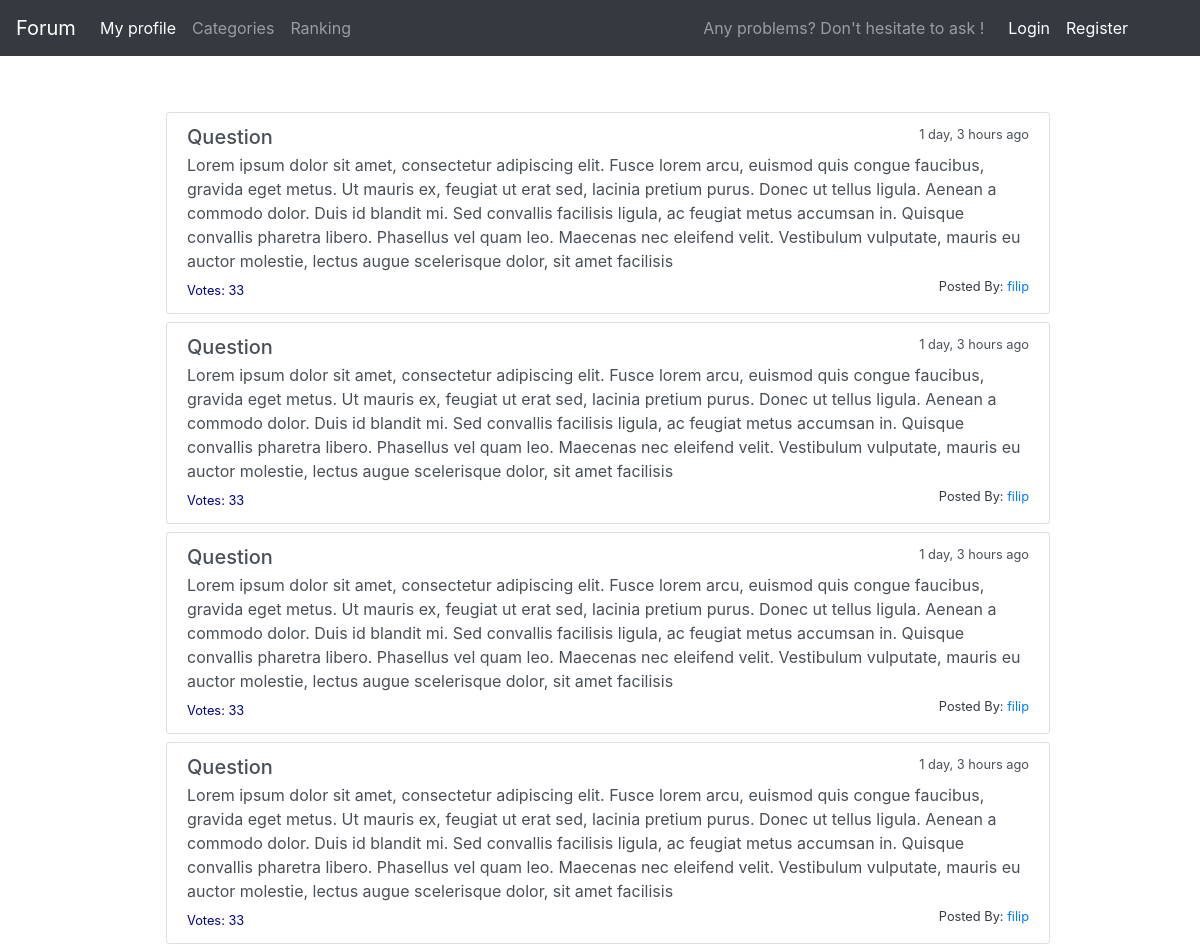
Before: / (upper part) with the older database file.
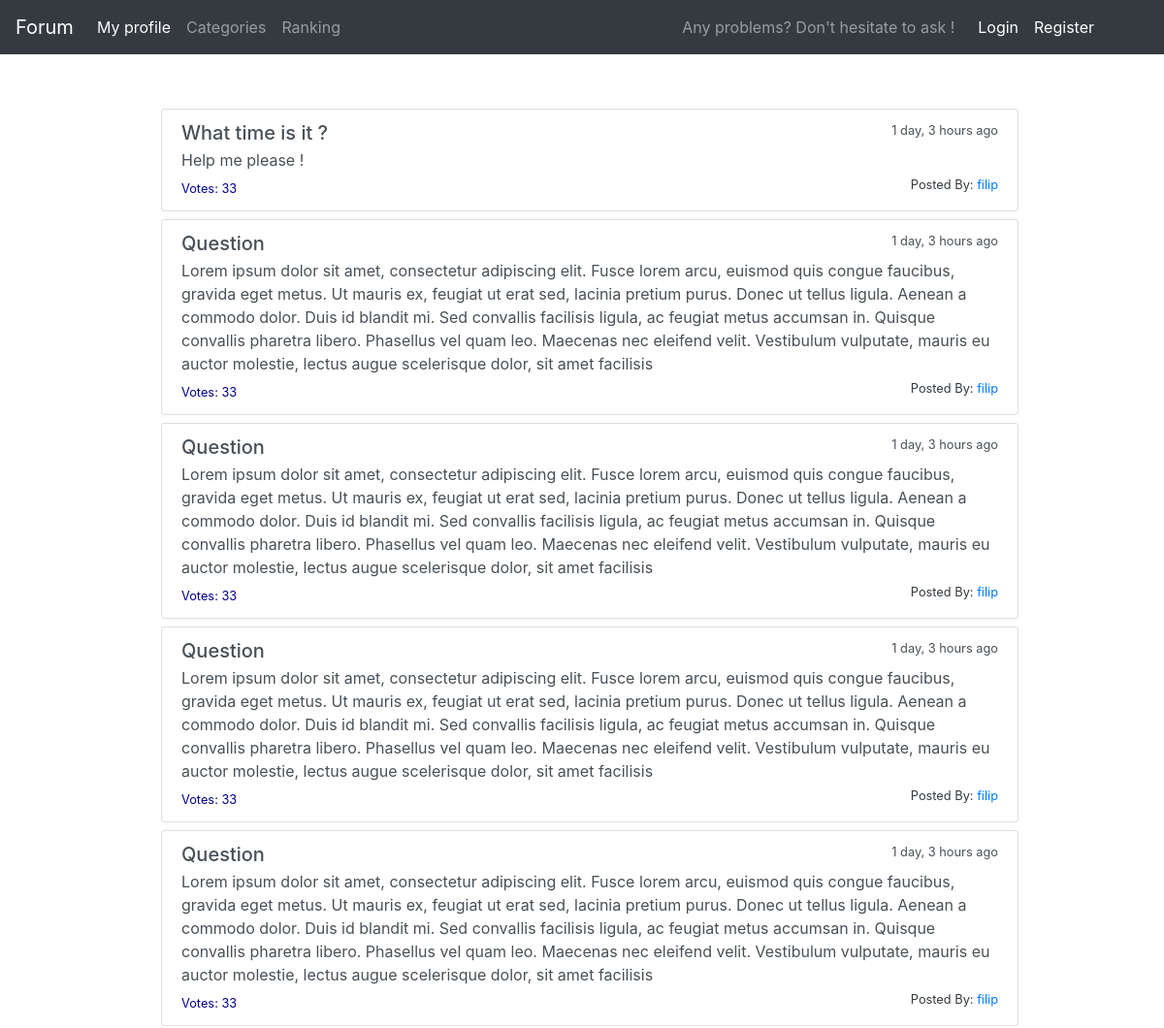
After: the same page with the newer database file.
### main/models.py (models this page shows, shortened)
class Question(models.Model):
    question_text = models.CharField(max_length=100)
    question_subtext = models.TextField(max_length=500)
    pub_date = models.DateTimeField('date published')
    user = models.ForeignKey(User, on_delete=models.CASCADE, default=User.objects.get(pk=1).pk)
    votes = models.IntegerField(default=0)
    def get_date(self):
        return humanize.naturaltime(self.pub_date)

### main/views.py (the view)
# urls.py: path('', views.IndexView.as_view(), name='index'),
class IndexView(generic.ListView):
    template_name = 'main/index.html'
    context_object_name = 'latest_question_list'
    def get_queryset(self):
        return Question.objects.filter(
            pub_date__lte=timezone.now()
        ).order_by('-pub_date')[:10]

### main/templates/main/index.html (shortened to what this page needs)
{% extends 'main/base.html' %}
{% block content %}
{% if latest_question_list %}
    {% for question in latest_question_list %}
        <div id="question" class="list-group ml-3 mb-2">
            <span class="list-group-item-action flex-column align-items-start">
            <a class="list-group-item list-group-item-action" href="{% url 'main:detail' question.id %}">
            <div class="d-flex w-100 justify-content-between">
              <h5  class="mb-1">{{ question.question_text }}</h5>
              <small>{{ question.get_date }}</small>
            </div>
            <p class="mb-1">{{ question.question_subtext }}</p>
            <small class="votes">Votes:  33</small>
            <object>
                <a href="/profile/{{ question.user.username }}">
                    <small class="text-dark float-right">Posted By: <span class="text-primary">{{ question.user.username }}</span></small>
                </a>
            </object>
            </a>
        </span>
        </div>
    {% endfor %}
{% else %}
    <p>Something went wrong</p>
{% endif %}
{% endblock %}

Changed rows visible on the page:
added Question: question_text "What time is it ?", get_date "1 day, 3 hours ago", question_subtext "Help me please !", user.username "filip"
